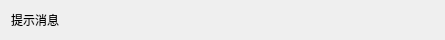
<?xml version="1.0" encoding="UTF-8"?>
<ui version="4.0">
 <class>StatusBarWin</class>
 <widget class="QWidget" name="StatusBarWin">
  <property name="geometry">
   <rect>
    <x>0</x>
    <y>0</y>
    <width>445</width>
    <height>34</height>
   </rect>
  </property>
  <property name="windowTitle">
   <string>Form</string>
  </property>
  <layout class="QHBoxLayout" name="horizontalLayout">
   <item>
    <widget class="QLabel" name="label">
     <property name="text">
      <string>提示消息</string>
     </property>
    </widget>
   </item>
  </layout>
 </widget>
 <resources/>
 <connections/>
</ui>
